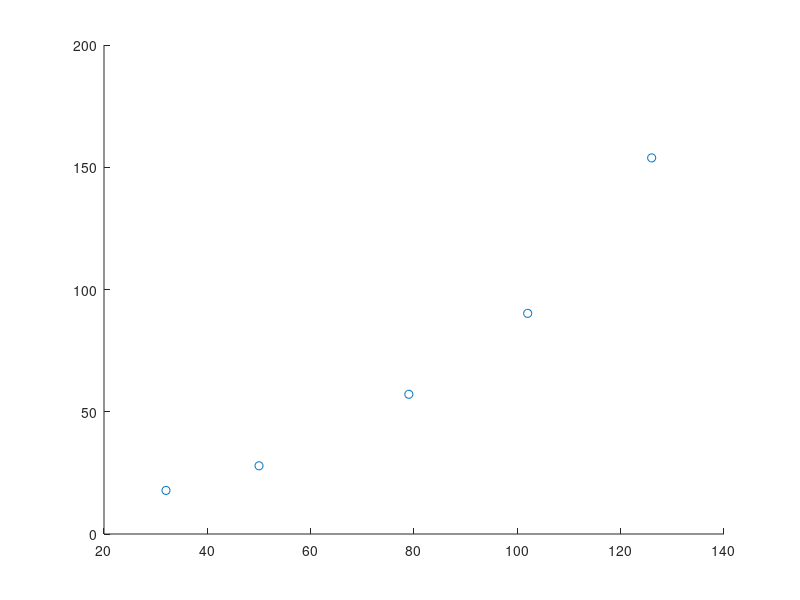

This figure's MATLAB source: (Note: this script raises an error after producing the figure.)
%%
% 1)
v = [32; 50; 79; 102; 126];
s = [17.82; 27.90; 57.15; 90.25; 153.83];
scatter(v, s);
f = fit(v, s, 'a*x^2 +b*x +c');
hold on;
x=linspace(0,140,100);
plot(x,f(x), '-k');

f(25)
f(120)

%%
% 2)
datax = [0.5;1;1.5;2;2.5;3;3.5;4];
datay = [6.6;3;1.5;0.75;0.5;0.23;0.18;0.14];
scatter(datax, datay);
f = fit(datax, datay, 'a*exp(b*x)');
hold on;
x=linspace(0,4,100);
plot(x,f(x), '-k');
f(0)
f(60/50)

[v, opt] = fminunc(f, [0,0]);

%%
% 3)
data=readmatrix("Data/Daten Test 3-20221207/ProcessYield_3.csv");
T=data(:,1);
p=data(:,2);
Y=data(:,3);
scatter3(T,p,Y, 'ob');

f=fit([T,p], Y, 'a*x+b*y+c');
hold on;
x = linspace(0,100,100);
y = linspace(0,250,100);
[X,Y] = meshgrid(x,y);
mesh(X,Y,f(X,Y));

f(5,25) % Interpolation
f(150,125) % Extrapolation

%%
% 4)
data=readmatrix("W2022/Daten Test 3-20221207/NHANES_BP_MTLB_9.csv");

scatter(data(:,1),data(:,2));
fLinear = fit(data(:,1),data(:,2), 'b*x+d');
f = fit(data(:,1),data(:,2), 'smoothingspline', 'smoothingParam', 0.01); 
plot(f,data(:,1),data(:,2));

f(90)
fLinear(90)

%%
% 5)
f = -[14 12 16]; % Das minus ist, weil man das Maximium will.
A = [40 20 30; 20 10 50; 50 50 50];
b = [300; 100; 600];
Aeq = [];
beq = [];
lb = [0 0 0];
ub = [];
linprog(f, A, b, Aeq, beq, lb, ub)

%%
% 6)
f = -[55 56 35 18 25 84 80 105];
A = [-1 -1 -1 0 0 0 0 0; 
    0 0 0 -1 -1 0 0 0; 
    0 0 0 0 0 -1 -1 0; 
    0 0 0 0 0 0 0 -1; 
    1 1 1 0 0 0 0 0;
    0 1 1 1 0 0 0 0;
    0 0 1 1 1 0 0 0;
    5 4 5 3 5 7 8 7];
b = [-1;-1;0;0;3;3;3;22];
Aeq = [];
beq = [];
lb = zeros(8);
ub = ones(8);
intcon = [1:8];

[v, opt] = intlinprog(f, intcon, A, b, Aeq, beq, lb, ub)